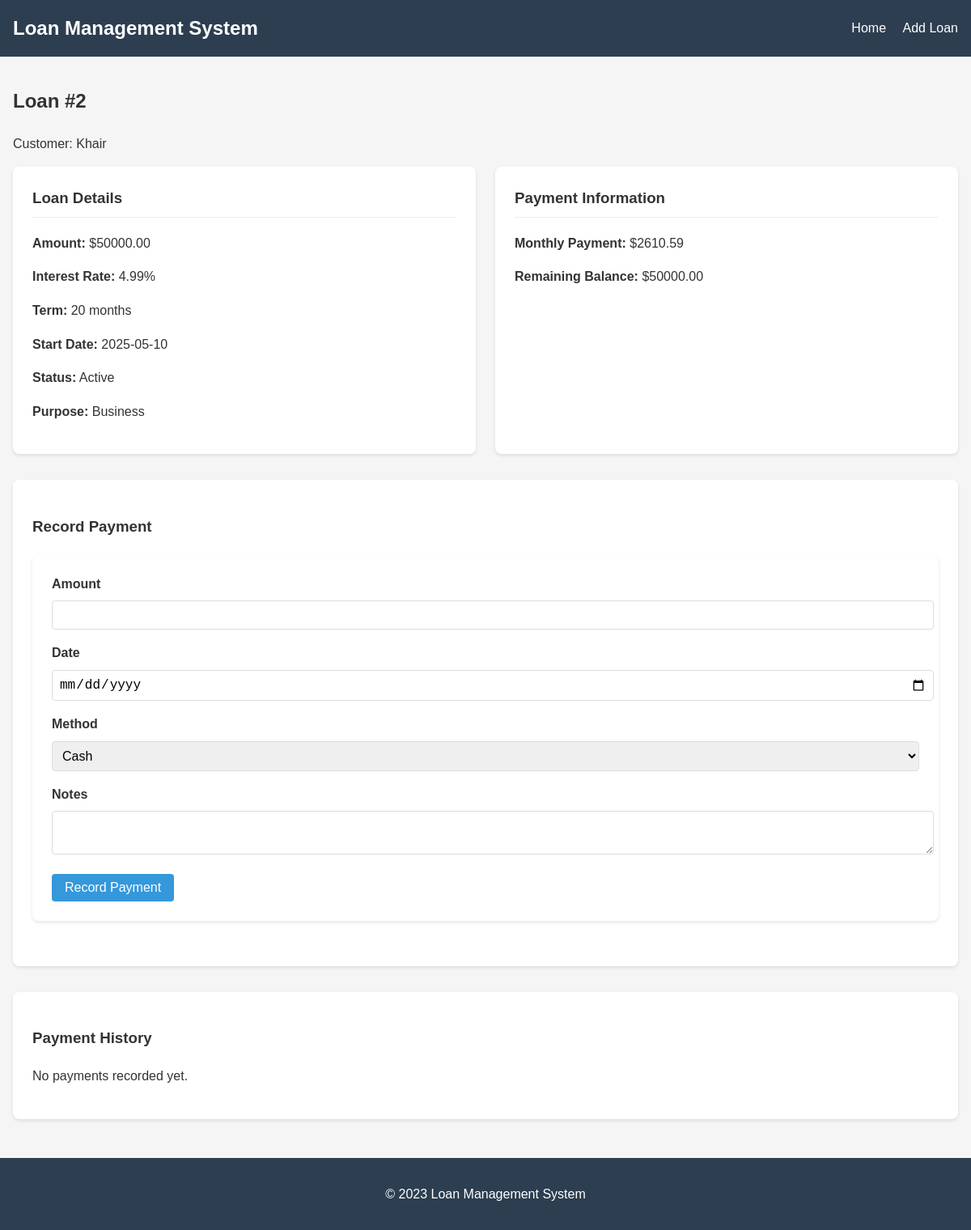
Screenshot of /loan/2 with the database file from the repository.
### models.py (models this page shows, shortened)
class Loan(db.Model):
    id = db.Column(db.Integer, primary_key=True)
    customer_id = db.Column(db.Integer, db.ForeignKey('customer.id'), nullable=False)
    amount = db.Column(db.Float, nullable=False)
    interest_rate = db.Column(db.Float, nullable=False)
    term = db.Column(db.Integer, nullable=False)  # in months
    start_date = db.Column(db.Date, nullable=False)
    status = db.Column(db.String(20), default='Active')  # Active, Paid, Defaulted
    purpose = db.Column(db.String(200))
    payments = db.relationship('Payment', backref='loan', lazy=True)
    def monthly_payment(self):
        monthly_rate = self.interest_rate / 100 / 12
        return (self.amount * monthly_rate) / (1 - (1 + monthly_rate) ** -self.term)
    def remaining_balance(self):
        total_paid = sum(payment.amount for payment in self.payments)
        return self.amount - total_paid

class Customer(db.Model):
    id = db.Column(db.Integer, primary_key=True)
    name = db.Column(db.String(100), nullable=False)
    email = db.Column(db.String(100), unique=True, nullable=False)
    phone = db.Column(db.String(20), nullable=False)
    address = db.Column(db.Text, nullable=False)
    loans = db.relationship('Loan', backref='customer', lazy=True)

### app.py (the view)
@app.route('/loan/<int:loan_id>')
def view_loan(loan_id):
    loan = Loan.query.get_or_404(loan_id)
    payments = Payment.query.filter_by(loan_id=loan_id).order_by(Payment.payment_date.desc()).all()
    return render_template('view_loan.html', loan=loan, payments=payments)

### templates/view_loan.html (shortened to what this page needs)
{% extends "base.html" %}
{% block content %}
    <div class="loan-header">
        <h2>Loan #{{ loan.id }}</h2>
        <p>Customer: {{ loan.customer.name }}</p>
    </div>
    <div class="loan-details">
        <div class="detail-card">
            <h3>Loan Details</h3>
            <p><strong>Amount:</strong> ${{ "%.2f"|format(loan.amount) }}</p>
            <p><strong>Interest Rate:</strong> {{ "%.2f"|format(loan.interest_rate) }}%</p>
            <p><strong>Term:</strong> {{ loan.term }} months</p>
            <p><strong>Start Date:</strong> {{ loan.start_date.strftime('%Y-%m-%d') }}</p>
            <p><strong>Status:</strong> {{ loan.status }}</p>
            <p><strong>Purpose:</strong> {{ loan.purpose or 'N/A' }}</p>
        </div>
        <div class="detail-card">
            <h3>Payment Information</h3>
            <p><strong>Monthly Payment:</strong> ${{ "%.2f"|format(loan.monthly_payment()) }}</p>
            <p><strong>Remaining Balance:</strong> ${{ "%.2f"|format(loan.remaining_balance()) }}</p>
        </div>
    </div>
    <div class="payment-section">
        <h3>Record Payment</h3>
        <form method="POST" action="{{ url_for('add_payment', loan_id=loan.id) }}" class="payment-form">
            <div class="form-group">
                <label for="amount">Amount</label>
                <input type="number" id="amount" name="amount" step="0.01" min="0" required>
            </div>
            <div class="form-group">
                <label for="payment_date">Date</label>
                <input type="date" id="payment_date" name="payment_date" required>
            </div>
            <div class="form-group">
                <label for="payment_method">Method</label>
                <select id="payment_method" name="payment_method" required>
                    <option value="Cash">Cash</option>
                </select>
            </div>
            <div class="form-group">
                <label for="notes">Notes</label>
                <textarea id="notes" name="notes"></textarea>
            </div>
            <button type="submit" class="btn">Record Payment</button>
        </form>
    </div>
    <div class="payment-history">
        <h3>Payment History</h3>
        {% if payments %}
        <table>
            <thead>
                <tr>
                    <th>Date</th>
                    <th>Amount</th>
                    <th>Method</th>
                    <th>Notes</th>
                </tr>
            </thead>
            <tbody>
                {% for payment in payments %}
                <tr>
                    <td>{{ payment.payment_date.strftime('%Y-%m-%d') }}</td>
                    <td>${{ "%.2f"|format(payment.amount) }}</td>
                    <td>{{ payment.payment_method }}</td>
                    <td>{{ payment.notes or '' }}</td>
                </tr>
                {% endfor %}
            </tbody>
        </table>
        {% else %}
        <p>No payments recorded yet.</p>
        {% endif %}
    </div>
{% endblock %}

### static/style.css (style rules this page uses)
body { font-family: Arial, sans-serif; line-height: 1.6; margin: 0; padding: 0; color: #333; background-color: #f5f5f5; }
.btn { display: inline-block; padding: 0.5rem 1rem; background-color: #3498db; color: white; text-decoration: none; border-radius: 4px; border: none; cursor: pointer; font-size: 1rem; }
.form-group { margin-bottom: 1rem; }
.form-group label { display: block; margin-bottom: 0.5rem; font-weight: bold; }
.form-group input, .form-group select, .form-group textarea { width: 100%; padding: 0.5rem; border: 1px solid #ddd; border-radius: 4px; font-size: 1rem; }
.loan-form, .payment-form { background-color: white; padding: 1.5rem; border-radius: 8px; box-shadow: 0 2px 4px rgba(0, 0, 0, 0.1); margin-bottom: 2rem; }
.loan-details { display: grid; grid-template-columns: repeat(auto-fit, minmax(300px, 1fr)); gap: 1.5rem; margin-bottom: 2rem; }
.detail-card { background-color: white; padding: 1.5rem; border-radius: 8px; box-shadow: 0 2px 4px rgba(0, 0, 0, 0.1); }
.detail-card h3 { margin-top: 0; border-bottom: 1px solid #eee; padding-bottom: 0.5rem; }
.payment-section { background-color: white; padding: 1.5rem; border-radius: 8px; box-shadow: 0 2px 4px rgba(0, 0, 0, 0.1); margin-bottom: 2rem; }
.payment-history { background-color: white; padding: 1.5rem; border-radius: 8px; box-shadow: 0 2px 4px rgba(0, 0, 0, 0.1); }

### rows the page displays
Loan: id "2", amount "50000.00", interest_rate "4.99", term "20", start_date "2025-05-10", status "Active", purpose "Business", monthly_payment "2610.59", remaining_balance "50000.00"
Customer: customer.name "Khair"
